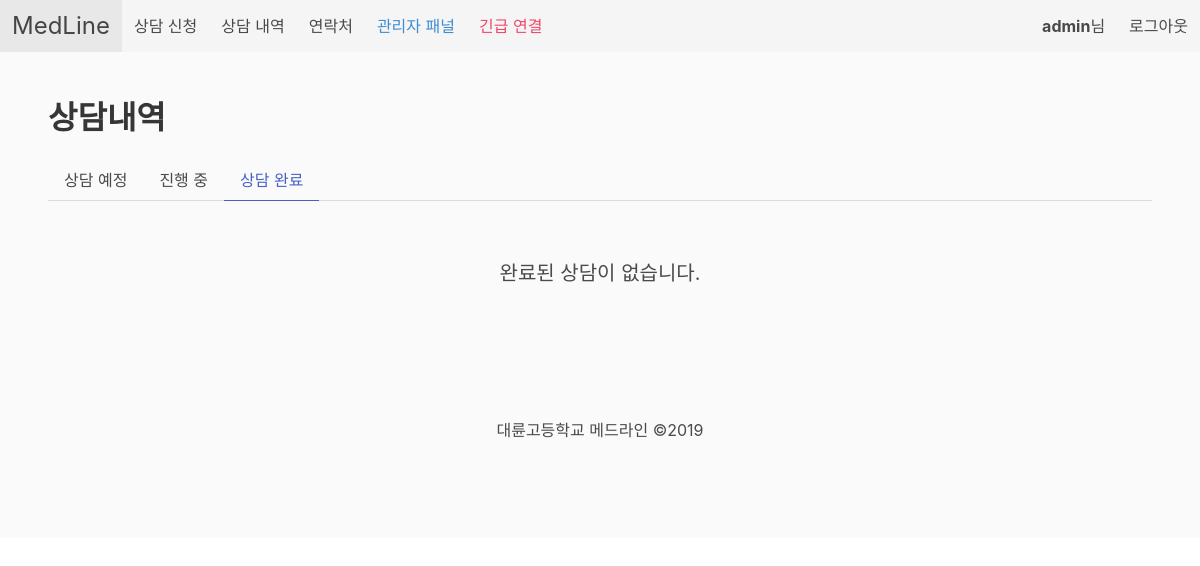
/consult/history/finished (signed in), run on an earlier commit of the app's database.
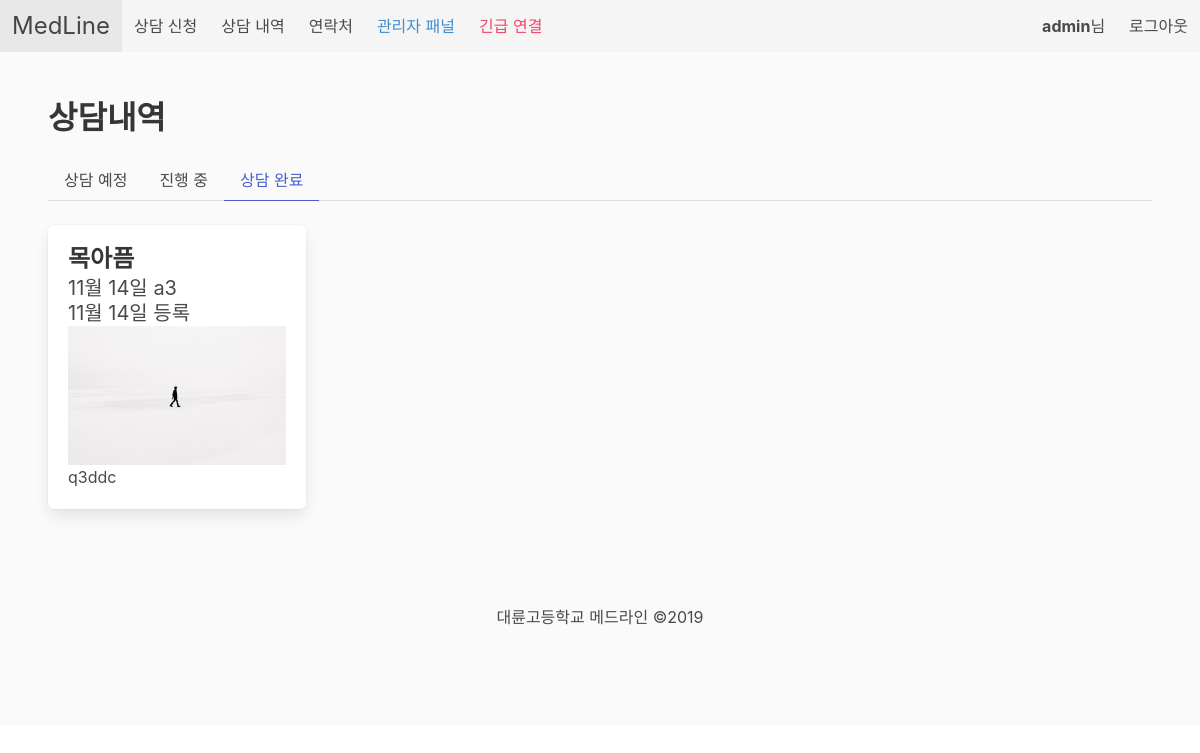
And on a later commit of the database.
### medline/models.py (models this page shows, shortened)
class consult(models.Model):
    symptoms_choices = [
        ('a1', '복통'),
        ('a2', '외상'),
        ('a3', '두통'),
        ('a4', '어지로움'),
    ]
    reservetime_choices = [
        ('bf', '아침시간'),
        ('a1', '1교시 후'),  # after 1, 2, ...
        ('a2', '2교시 후'),
        ('a3', '3교시 후'),
        ('a4', '4교시 후'),
        ('a5', '5교시 후'),
        ('lu', '점심시간'),
       ('a6', '6교시 후'),
        ('a7', '7교시 후'),
    ]
    user = models.ForeignKey(users.CustomUser, on_delete=models.CASCADE)
    title = models.CharField(max_length=50, default='', blank=False)
    message = models.TextField(blank=False)
    added_datetime = models.DateTimeField(auto_now_add=True, blank=False)
    reserve_date = models.DateField(blank=False, default=timezone.now)
    reserve_time = models.CharField(blank=False, choices=reservetime_choices, default='a1', max_length=2)
    image = models.ImageField(upload_to="consult_image", blank=True, default="consult_image/notfound.png")
    symptoms = MultiSelectField(choices=symptoms_choices, blank=True, max_length=300)
    is_finished = models.BooleanField(default=False)
    @property
    def shortened_message(self):
        limit = 30
        if len(self.message) <= limit:
            return self.message
        return self.message[0:limit] + '...'

### medline/views.py (the view)
# urls.py: path('consult/history/finished', medline.finished_consult, name='finished_consult'),
def finished_consult(request):
    name = '상담내역'
    userid = request.user.id
    consulthistory = consult.objects.filter(user=userid, is_finished=True)
    if not request.user.is_authenticated:
        messages.error(request, "로그인이 필요합니다.")
        return redirect('login')
    return render(request, 'medline/finished_consult.html',
                  {'userid': userid, 'title': name, 'history': consulthistory})

### templates/medline/finished_consult.html (shortened to what this page needs)
{% extends 'medline/base.html' %}
{% block body %}
<section class="section has-background-white-bis">
    <h1 class="title ">{{ title }}</h1>
    <div class="tabs">
      <ul>
        <li><a href="{% url 'pending_consult' %}">상담 예정</a></li>
        <li><a href="{% url 'ongoing_consult' %}">진행 중</a></li>
        <li class="is-active"><a href="{% url 'finished_consult' %}">상담 완료</a></li>
      </ul>
    </div>
    {% include 'medline/consult_column.html' with empty_message='완료된 상담이 없습니다.' %}
</section>
{% endblock %}

### templates/medline/consult_column.html
    <div class="columns is-multiline">
    {% if history.count != 0 %}
    {% load static %}
        {% for x in history %}
            <div class="column is-one-quarter">
                <a href="/consult/details/{{ x.pk }}">
                    <div class="box">
                        <div class="container">
                            <h2 class="title is-size-4">{{ x.title }}</h2>
                            <h2 class="subtitle has-text-grey-dark is-size-5">{{ x.reserve_date |date:"n월 j일" }} {{ x.reserve_time }}</br>{{ x.added_datetime|date:"n월 j일 등록" }}</h2>
                        </div>
                        <figure class="image">
                            <img src="{{ x.image.url }}">
                        </figure>
                        <p>{{ x.shortened_message }}</p>
                    </div>
                </a>
            </div>
        {% endfor %}
    {% else %}
        <div class="hero-body has-text-centered">
            <h2 class="subtitle">{{ empty_message }}</h2>
        </div>
    {% endif %}
    </div>

What changed in the data, as far as the page shows it:
now on this page (row edited): consult: title "목아픔", reserve_date "11월 14일", reserve_time "a3", added_datetime "11월 14일 등록", image (picture), shortened_message "q3ddc"
Also different on the page:
{{ empty_message }}: "완료된 상담이 없습니다." → (not shown)
